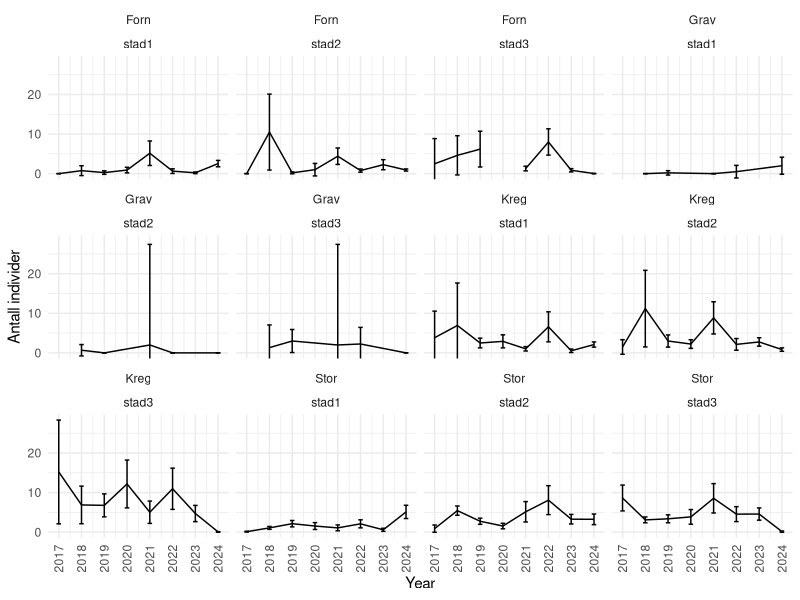
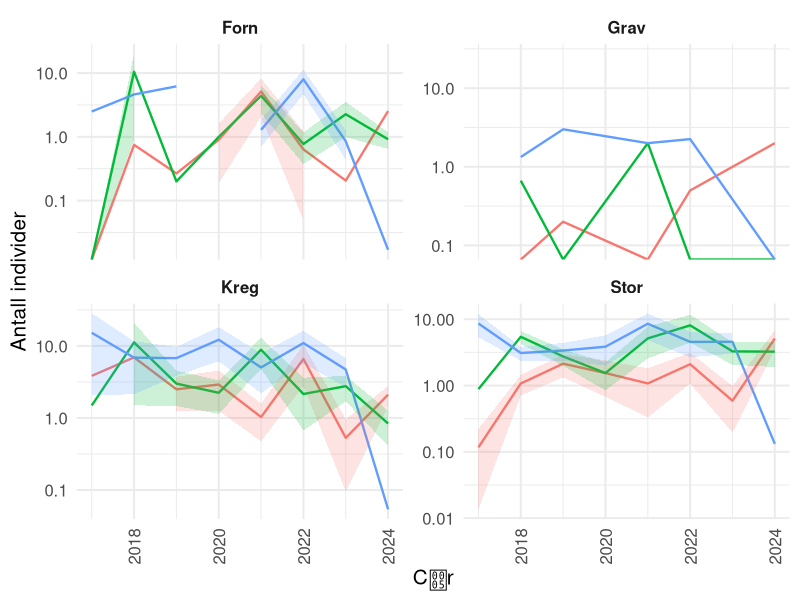
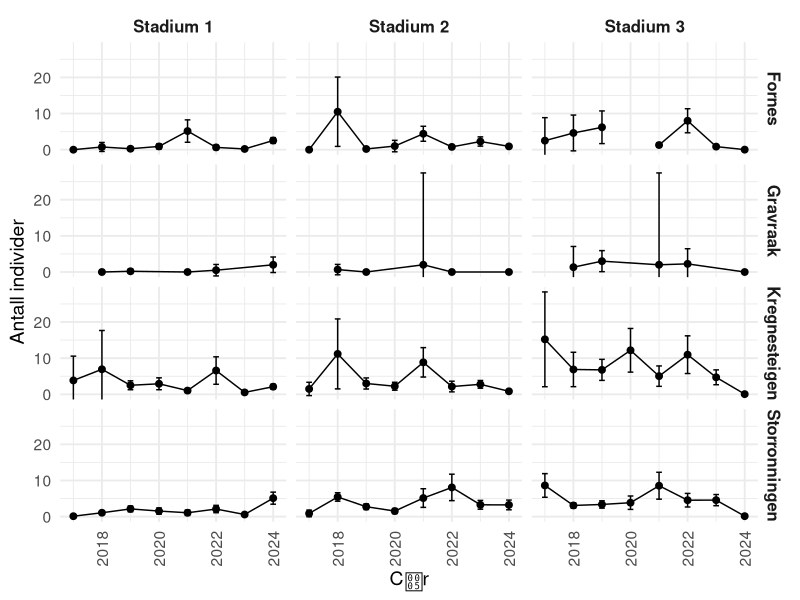
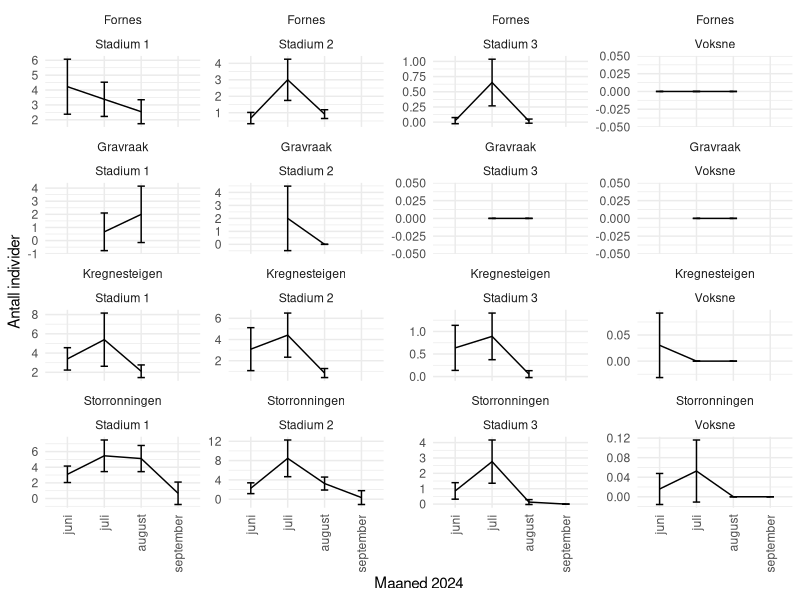

The R script that drew these images, in order:
# Create report figures of changes on elvesandjeger observations since 2015
# Step 5: 
#Note: figures don't render when using Norwegian characters

library(tidyverse)
library(sf)

long_obs <- st_read("./Elvesandjeger/data/elvesandjeger_obs_2015-2024.csv")
head(long_obs)
nrow(long_obs)

#Make sure columns are in correct format and spelling in consistent
str(long_obs)

long_obs <- long_obs %>%
  mutate(obs = as.integer(obs)) %>%
  mutate(year = as.numeric(year)) %>%
  mutate(stage = str_replace(stage, "Voksne", "voksne")) %>%
  mutate(site = str_replace(site, "Storr", "Stor"))


# Calculate means and confidence intervals for each location and year
#Only looking at August observations since 2015 and excluding adults
aug_obs <- long_obs %>%
  filter(month == "august") %>%
  filter(stage != "larva") %>%
  filter(stage != "voksne") %>%
  group_by(site, year, stage) %>%
  summarise(
    Mean = mean(obs),
    Lower_CI = Mean - qt(0.975, df=n()-1) * sd(obs) / sqrt(n()),
    Upper_CI = Mean + qt(0.975, df=n()-1) * sd(obs) / sqrt(n())
  ) %>%
  ungroup()

# Plot
ggplot(aug_obs, aes(x = year, y = Mean, group = stage)) +
  geom_line() +
  geom_errorbar(aes(ymin = Lower_CI, ymax = Upper_CI), width = 0.2) +
  facet_wrap(site ~ stage) + # Facet by location and stage with shared y-axis
  coord_cartesian(ylim = c(0, NA)) + # Keep y-axis above 0
  scale_x_continuous(breaks = seq(min(aug_obs$year), max(aug_obs$year), by = 1)) + # Ensure all years are shown
  theme_minimal() +
  theme(axis.text.x = element_text(angle = 90, vjust = 0.5, hjust = 1)) + # Rotate x-axis text
  labs(x = 'Year', y = 'Antall individer')

#Ribbon plots
ggplot(aug_obs, aes(x = year, y = Mean, group = stage, color = stage, fill = stage)) +
  geom_line(size = 0.8) + # Lines for each stage
  geom_ribbon(aes(ymin = Lower_CI, ymax = Upper_CI), alpha = 0.2, color = NA) + # Confidence intervals
  scale_y_log10() + # Logarithmic scale for y-axis
  facet_wrap(~ site, scales = "free_y") + # Facet by site
  theme_minimal(base_size = 15) + # Minimal theme with larger base font size
  theme(
    axis.text.x = element_text(angle = 90, vjust = 0.5, hjust = 1), # Rotate x-axis labels
    strip.text = element_text(size = 12, face = "bold"), # Bold facet labels
    legend.position = "none" # Remove legend
  ) +
  labs(
    x = "Cr", # X-axis label (adjust as needed for language)
    y = "Antall individer" # Y-axis label
  )

#Line plot
# Create a named vector to map site and stage names to desired titles
site_labels <- c(
  "Forn" = "Fornes",
  "Grav" = "Gravraak",
  "Stor" = "Storronningen",
  "Kreg" = "Kregnesteigen"
)

stage_labels <- c(
  "larva" = "Larver",
  "stad1" = "Stadium 1",
  "stad2" = "Stadium 2",
  "stad3" = "Stadium 3",
  "voksne" = "Voksne"
)

# Plot with facets by both site and stage
ggplot(aug_obs, aes(x = year, y = Mean, group = stage)) +
  geom_line(size = 0.5, color = "black") + # Lines
  geom_point(size = 2, color = "black") + # Points
  geom_errorbar(aes(ymin = Lower_CI, ymax = Upper_CI), width = 0.2, color = "black") + # Error bars
  facet_grid(site ~ stage, 
             labeller = labeller(site = site_labels, stage = stage_labels)) + # Facet by site and stage
  theme_minimal(base_size = 14) + # Minimal theme
  theme(
    strip.text = element_text(size = 12, face = "bold"), # Bold facet labels
    axis.text.x = element_text(angle = 90, vjust = 0.5, hjust = 1) # Rotate x-axis labels
  ) +
  labs(
    x = "Cr", # X-axis label
    y = "Antall individer" # Y-axis label
  ) +
  coord_cartesian(ylim = c(0, NA)) # Ensure y-axis starts at 0

#########################################################
#Looks at change across months
# Line plots of number of individuals per year with error bars
# Calculate means and confidence intervals for each location and year
summary_obs <- long_obs %>%
  filter(year == 2024) %>%
  filter(stage != "larva") %>%
  group_by(site, month, stage) %>%
  summarize(
    Mean = mean(obs),
    Lower_CI = Mean - qt(0.975, df=n()-1) * sd(obs) / sqrt(n()),
    Upper_CI = Mean + qt(0.975, df=n()-1) * sd(obs) / sqrt(n())
  ) %>%
  ungroup()

unique(summary_obs$month)
months_in_order <- c("juni", "juli", "august", "september")

# Convert 'month' to a factor with specified levels and order
summary_obs <- summary_obs %>%
  mutate(month_number = factor(month, levels = months_in_order))

# Plot
ggplot(summary_obs, aes(x = month_number, y = Mean, group = stage)) +
  geom_line() +
  geom_errorbar(aes(ymin = Lower_CI, ymax = Upper_CI), width = 0.2) +
  facet_wrap(site ~ stage, scales = 'free_y', labeller = labeller(site = site_labels, stage = stage_labels)) + # Facet by location, allow different y scales
  theme_minimal() +
  theme(axis.text.x = element_text(angle = 90, vjust = 0.5, hjust=1))+
  labs(x = 'Maaned 2024', y = 'Antall individer')
